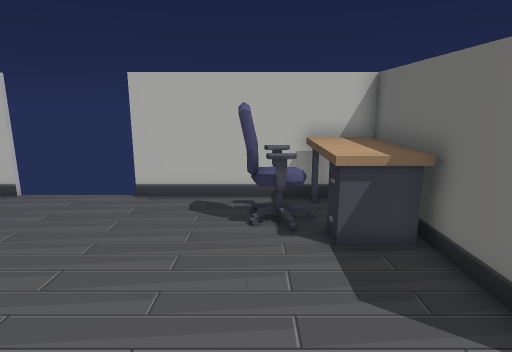
View 1 (above)

13 first-person views from a walk through a 3-D level made in the Godot game engine. The camera is 1.5 m above the floor, tilts 12° down and sees 75° across. The floor is counted in squares, 0.5 m on a side. Each view is taken from the middle of a square. On the plan, view 1 faces up. The plan holds only what a view shows up to about 20 squares ahead; the rest is blank. Door leaves are left out where a doorway can be walked through.

View 2
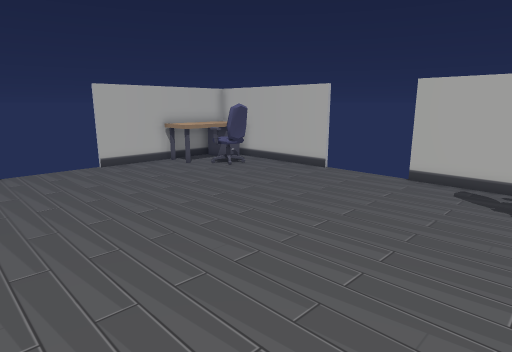

View 3
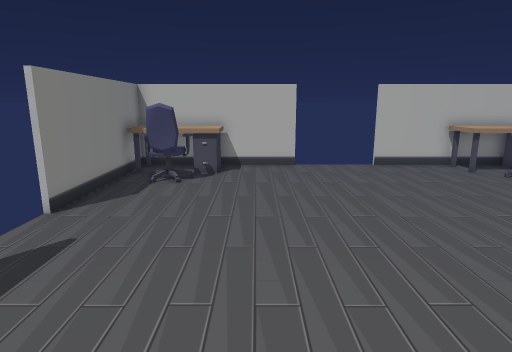

View 4
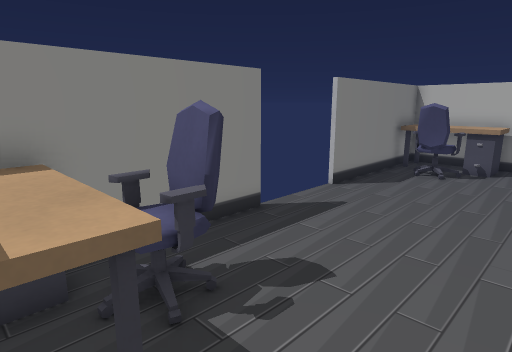

View 5
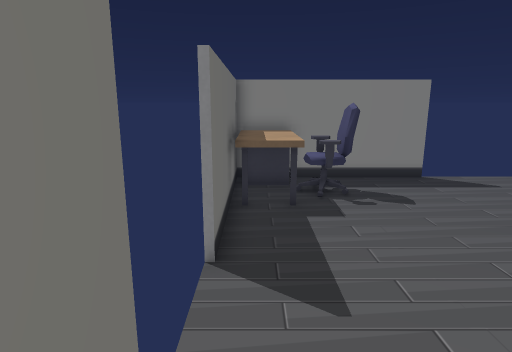

View 6
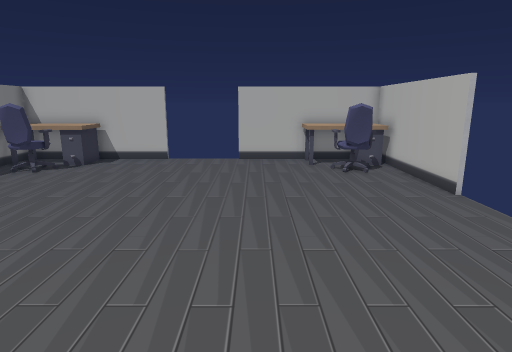

View 7
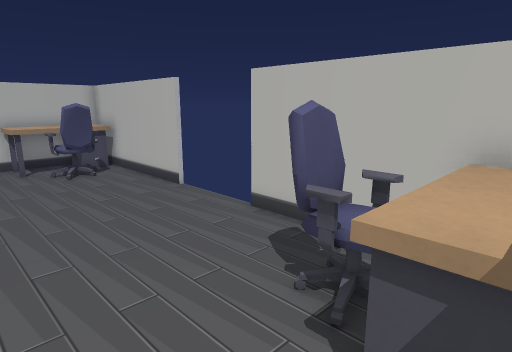

View 8
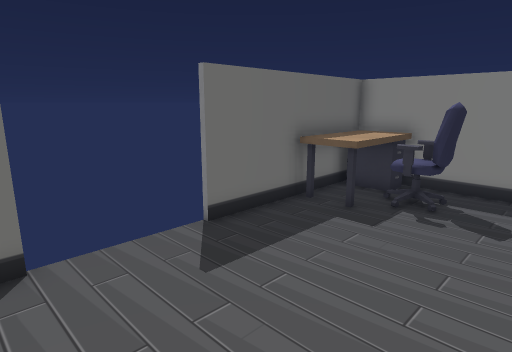

View 9
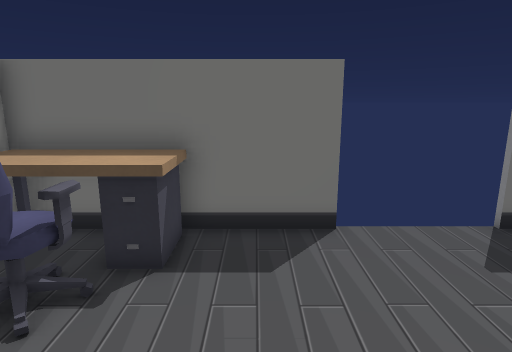

View 10
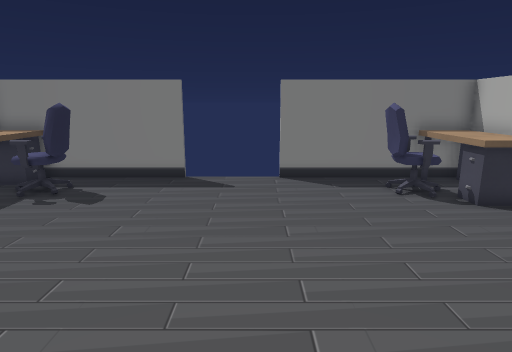

View 11
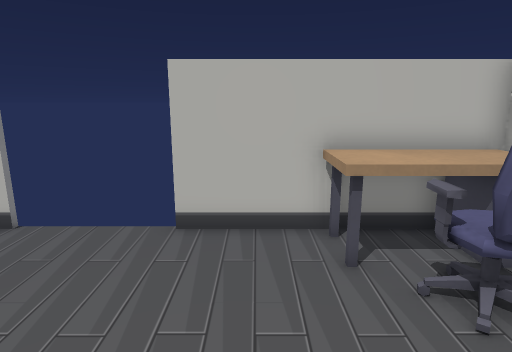

View 12
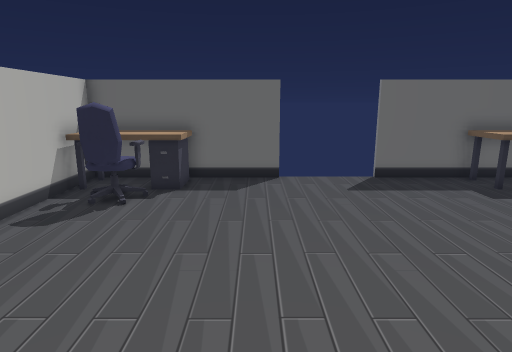

View 13
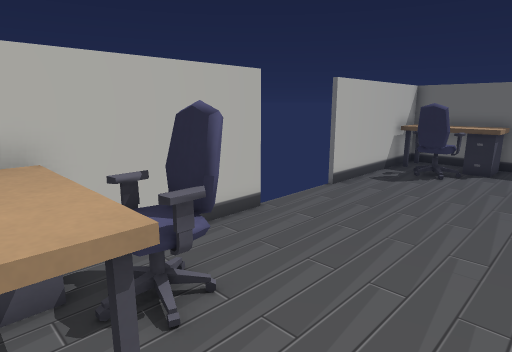

### Floor plan
Points are (right, up) in squares from view 1. A wall is a line through its corners. A room is listed if a view was taken in it or the views show most of it. See-through windows are left out.
Room 1 (views 1, 2, 3, 4, 5, 6, 7, 8, 9, 10, 11, 12, 13)
walls: (-7.9, 10.8) (-15.8, 10.8) (-15.8, 3); (-4.1, -8.8) (3.8, -8.8) (3.8, -1); (-15.8, -1) (-15.8, -8.8) (-7.9, -8.8); (3.8, 3) (3.8, 10.8) (-4, 10.8)
ways out: open door at (-16, 1); open door at (-6, -9); open door at (-6, 11); open door at (4, 1)
objects: desk (-15, -8) to (-14, -5); desk (-15, 7) to (-14, 10); chair (-13, -7) to (-12, -6); chair (-13, 8) to (-12, 9); chair (0, -7) to (1, -6); chair (0, 8) to (1, 9); desk (2, -8) to (3, -5); desk (2, 7) to (3, 10)

Where each view was taken, in squares from view 1:
view 1: 0 up, 0 right, facing up
view 2: 3 down, 1 right, facing up-left
view 3: 3 down, 1 right, facing left
view 4: 2 down, 3 right, facing down-left
view 5: 5 up, 3 right, facing down
view 6: 4 up, 3 right, facing left
view 7: 4 up, 3 right, facing up-left
view 8: 4 up, 3 left, facing down-right
view 9: 5 up, 4 left, facing right
view 10: 5 up, 7 left, facing down
view 11: 5 up, 8 left, facing left
view 12: 4 up, 10 left, facing right
view 13: 4 up, 15 left, facing up-right
